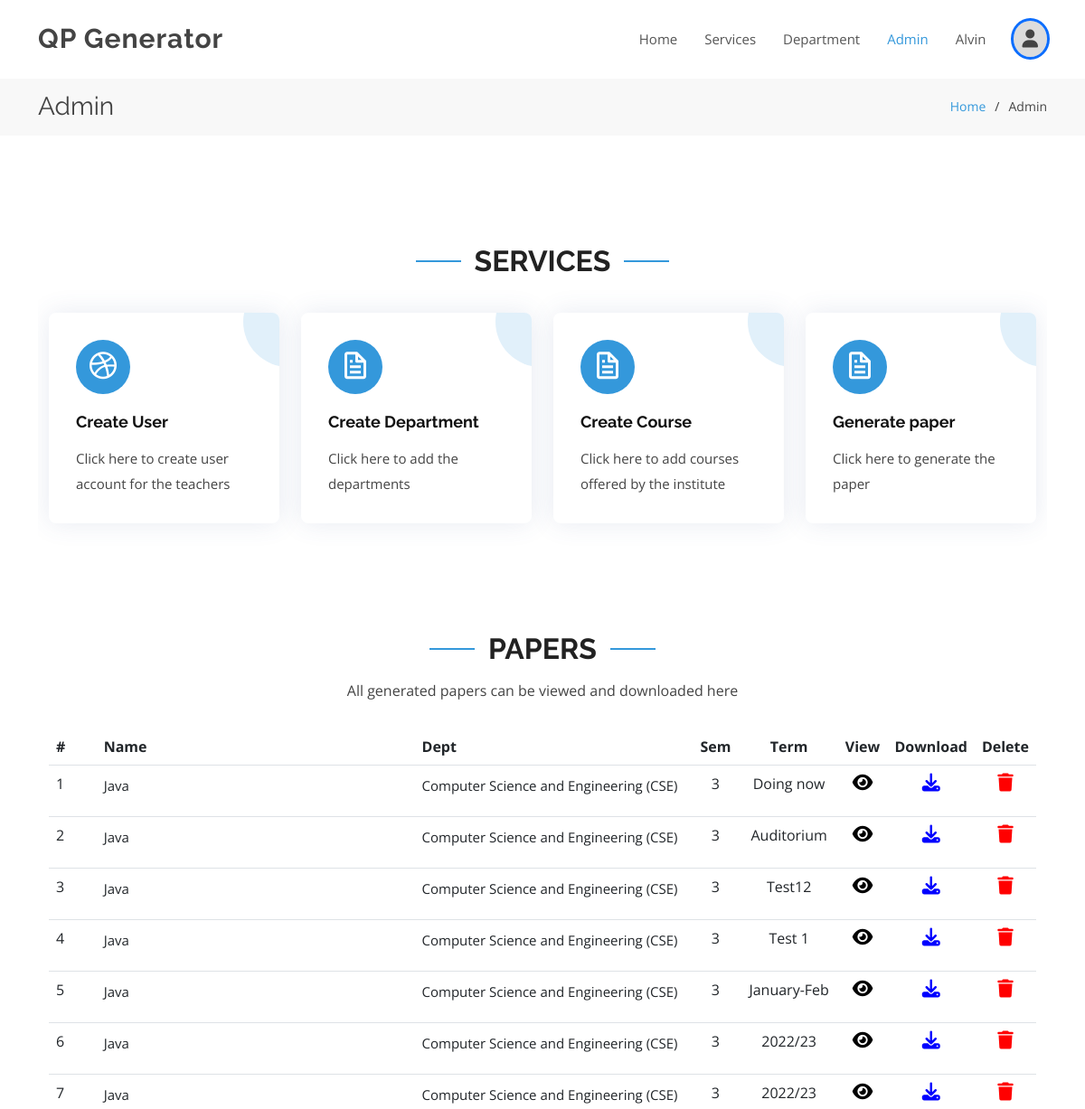
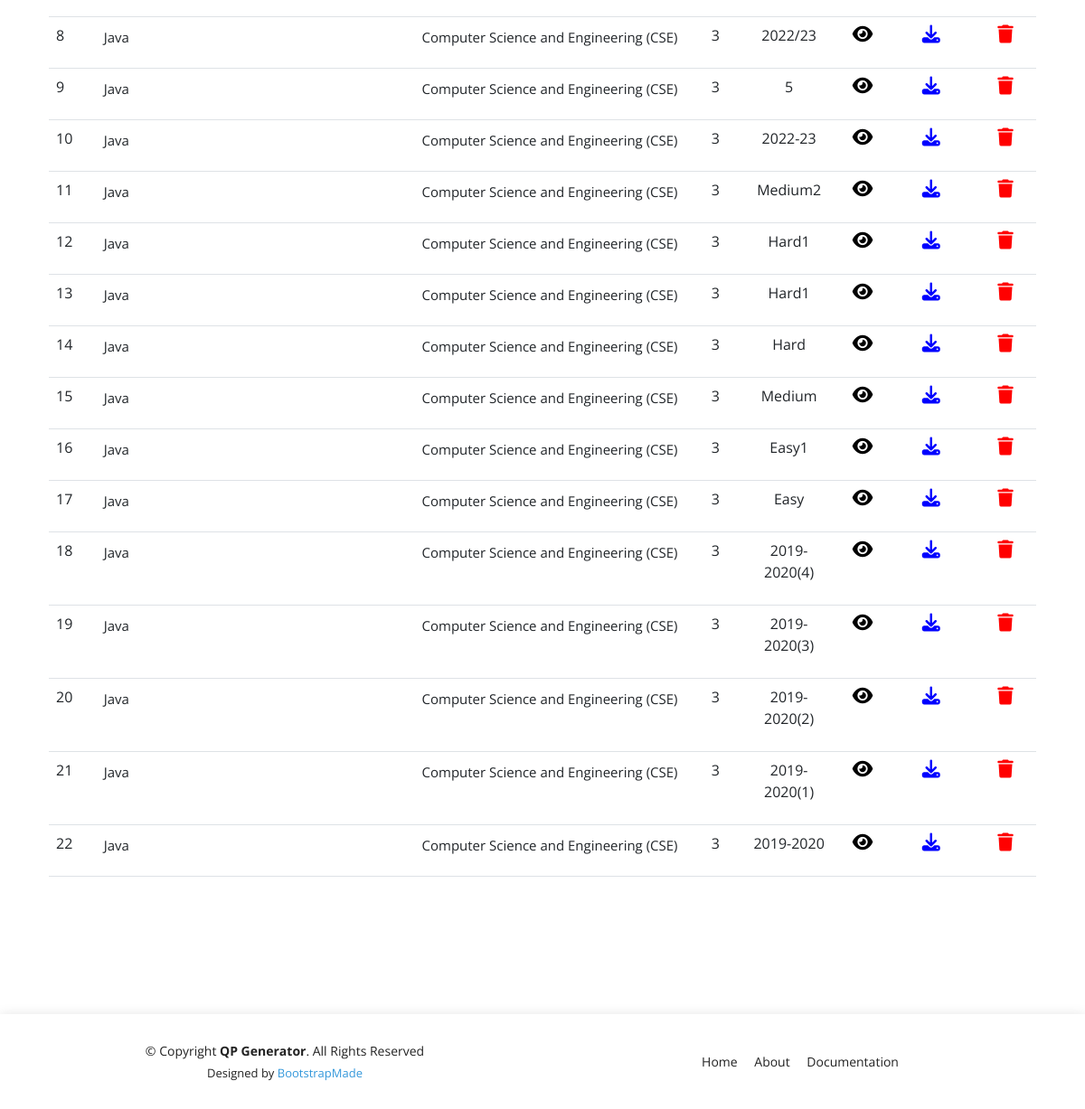
/adminPage/ (signed in), run on the app's committed database (2 pictures, top to bottom).
### home/models.py (models this page shows, shortened)
class Paper(models.Model):
    SEM=(
        ('', 'Select Semester'),
        ("1", "1"),
        ("2", "2"),
        ("3", "3"),
        ("4", "4"),
        ("5", "5"),
        ("6", "6"),
        ("7", "7"),
        ("8", "8"),
    )
    DIFFICULTY_LEVEL=(
        ('', 'Select Difficulty Level'),
        ('Easy', 'Easy'),
        ('Medium', 'Medium'),
        ('Hard', 'Hard'),
    )
    pname=models.CharField(max_length=255)
    term=models.CharField(max_length=255)
    exam_date=models.CharField(max_length=255)
    dept=models.ForeignKey(Group, null=True, on_delete=models.SET_NULL)
    sem=models.CharField(max_length=20, choices=SEM)
    course=models.ForeignKey(Course, null=True, on_delete=models.SET_NULL)
    difficulty=models.CharField(max_length=20, choices=DIFFICULTY_LEVEL)
    qp=models.TextField()
    date = models.DateTimeField(auto_now=True)

### home/decorators.py (the view)
        def wrapper_func(request, *args, **kwargs):
            group=None
            if request.user.groups.exists():
                group=request.user.groups.all()[0].name
            if group in allowed_roles:
                return view_func(request, *args, **kwargs)
            else:
                return HttpResponse("Not authorized to view this page")

### home/views.py (called while the page is built)
@login_required(login_url='login')
@allowed_users(allowed_roles=['Admin'])
def adminPage(request):
    papers=Paper.objects.all().order_by('-date')
    context={'papers':papers}
    return render(request, 'admin.html', context)

### templates/admin.html (shortened to what this page needs)
{% extends 'base.html' %}
{% block admin_nav %}active{% endblock admin_nav %}
{% block page_name %}Admin{% endblock page_name %}
{% block page_name1 %}Admin{% endblock page_name1 %}
{% block body %}
    <section id="admin_services" class="services">
        <div class="container">
            <div class="section-title" data-aos="fade-up">
            <h2>Services</h2>
            </div>
            <div class="row">
            <div class="col-md-6 col-lg-3 d-flex align-items-stretch mb-5 mb-lg-0">
                <div class="icon-box" data-aos="fade-up" data-aos-delay="100">
                <div class="icon"><i class="bx bxl-dribbble"></i></div>
                <h4 class="title"><a href="{% url 'create_user' %}">Create User</a></h4>
                <p class="description">Click here to create user account for the teachers</p>
                </div>
            </div>
            <div class="col-md-6 col-lg-3 d-flex align-items-stretch mb-5 mb-lg-0">
                <div class="icon-box" data-aos="fade-up" data-aos-delay="200">
                <div class="icon"><i class="bx bx-file"></i></div>
                <h4 class="title"><a href="{% url 'create_group' %}">Create Department</a></h4>
                <p class="description">Click here to add the departments</p>
                </div>
            </div>
            <div class="col-md-6 col-lg-3 d-flex align-items-stretch mb-5 mb-lg-0">
                <div class="icon-box" data-aos="fade-up" data-aos-delay="200">
                <div class="icon"><i class="bx bx-file"></i></div>
                <h4 class="title"><a href="{% url 'create_course' %}">Create Course</a></h4>
                <p class="description">Click here to add courses offered by the institute</p>
                </div>
            </div>
            <div class="col-md-6 col-lg-3 d-flex align-items-stretch mb-5 mb-lg-0">
                <div class="icon-box" data-aos="fade-up" data-aos-delay="200">
                <div class="icon"><i class="bx bx-file"></i></div>
                <h4 class="title"><a href="{% url 'generate_paper_form' %}">Generate paper</a></h4>
                <p class="description">Click here to generate the paper</p>
                </div>
            </div>
            </div>
        </div>
    </section>
    <section id="admin_paper_services" class="services">
        <div class="container">
            <div class="section-title" data-aos="fade-up">
            <h2>Papers</h2>
            <p>All generated papers can be viewed and downloaded here</p>
            </div>
            <div class="row">
                <div class="table" data-aos="fade-up">
                    <table class="table table-hover">
                        <thead>
                            <tr>
                                <th scope="col" style="width: 5%">#</th>
                                <th scope="col" style="width: 35%">Name</th>
                                <th scope="col" style="width: 30%">Dept</th>
                                <th scope="col" style="width: 5%"><center>Sem</center></th>
                                <th scope="col" style="width: 10%"><center>Term</center></th>
                                <th scope="col" style="width: 5%">View</th>
                                <th scope="col" style="width: 5%">Download</th>
                                <th scope="col" style="width: 5%">Delete</th>
                            </tr>
                        </thead>
                        <tbody>
                            {% for p in papers %}
                            <tr>
                                <td scope="row">{{ forloop.counter }}</td>
                                <td>
                                    <p class="description">{{ p.pname }}</p>
                                </td>
                                <td><p class="description">{{ p.dept }}</p></td>
                                <td><p class="description"><center>{{ p.sem }}</center></p></td>
                                <td><p class="description"><center>{{ p.term }}</center></p></td>
                                <td><div class="view_icon" style="text-align: center;"><a href="{% url 'view_paper' p.id %}"><i class="fas fa-eye" style="color: black; font-size: 20px;"></i></a></div></td>
                                <td><div class="download_icon" style="text-align: center;"><a href="{% url 'download_paper' p.id %}"><i class="fas fa-download" style="color: blue; font-size: 20px;"></i></a></div></td>
                                <td><div class="delete_icon" style="text-align: center;"><a href="{% url 'delete_paper' p.id %}" onclick="return confirm('Are you sure you want to delete the Question paper {{ p.pname }}?\nNote: Question paper will be deleted permanently.')"><i class="fas fa-trash" style="color: red; font-size: 20px;"></i></a></div></td>
                            </tr>
                            {% endfor %}
                        </tbody>
                    </table>
                </div>
            </div>
        </div>
    </section>
{% endblock body %}

### templates/base.html (shortened to what this page needs)
<!DOCTYPE html>
<html lang="en">
{% load static %}
  <head>
    <link href="{% static 'assets/vendor/aos/aos.css' %}" rel="stylesheet">
    <link href="{% static 'assets/vendor/bootstrap/css/bootstrap.min.css' %}" rel="stylesheet">
    <link href="{% static 'assets/vendor/bootstrap-icons/bootstrap-icons.css' %}" rel="stylesheet">
    <link href="{% static 'assets/vendor/boxicons/css/boxicons.min.css' %}" rel="stylesheet">
    <link href="{% static 'assets/vendor/glightbox/css/glightbox.min.css' %}" rel="stylesheet">
    <link href="{% static 'assets/vendor/remixicon/remixicon.css' %}" rel="stylesheet">
    <link href="{% static 'assets/vendor/swiper/swiper-bundle.min.css' %}" rel="stylesheet">
    <link href="{% static 'assets/css/style.css' %}" rel="stylesheet">
  </head>
  <body>
    <header id="header" class="fixed-top d-flex align-items-center">
        <div class="container d-flex align-items-center justify-content-between">
        <div class="logo">
            <h1>QP Generator</h1>
        </div>
        <nav id="navbar" class="navbar">
            <ul>
            <li><a class="nav-link scrollto" href="{% url 'home' %}">Home</a></li>
            <li><a class="nav-link scrollto" href="{% url 'home' %}#services">Services</a></li>
            <li><a class="nav-link scrollto {% block user_nav %}{% endblock user_nav %}" href="
                {% for group in request.user.groups.all %}
                    {% if group.name == "Admin" %}
                        {% url 'dept' %}
                    {% else %}
                        {% url 'course' group.id %}
                    {% endif %}
                {% endfor %}
            ">Department</a></li>
            {% for group in request.user.groups.all %}
                {% if group.name == "Admin" %}
                    <li><a class="nav-link scrollto {% block admin_nav %}{% endblock admin_nav %}" href="{% url 'adminPage' %}">Admin</a></li>
                {% endif %}
            {% endfor %}
            <li><a class="disabled" href="">{{ request.user }}</a></li>
            <li class="dropdown"><i class="fas fa-user" id="profile"></i>
            </li>
            </ul>
        </nav>
        </div>
    </header>
    <main id="main">
        <section class="breadcrumbs">
        <div class="container">
            <div class="d-flex justify-content-between align-items-center">
            <h2>{% block page_name %}Inner Page{% endblock page_name %}</h2>
            <ol>
                <li><a href="{% url 'home' %}">Home</a></li>
                <li>{% block page_name1 %}Inner Page{% endblock page_name1 %}</li>
            </ol>
            </div>
        </div>
        </section>
        <section class="inner-page">
        <div class="container">
            {% block body %}{% endblock body %}
        </div>
        </section>
    </main>
    <footer id="footer">
        <div class="container">
        <div class="row d-flex align-items-center">
            <div class="col-lg-6 text-lg-left text-center">
            <div class="copyright">
                &copy; Copyright <strong>QP Generator</strong>. All Rights Reserved
            </div>
            <div class="credits">
                Designed by <a href="https://bootstrapmade.com/">BootstrapMade</a>
            </div>
            </div>
            <div class="col-lg-6">
            <nav class="footer-links text-lg-right text-center pt-2 pt-lg-0">
                <a href="{% url 'home' %}" class="scrollto">Home</a>
                <a href="{% url 'home' %}#about" class="scrollto">About</a>
                <a href="https://ijrpr.com/uploads/V4ISSUE5/IJRPR12724.pdf" target="_blank">Documentation</a>
            </nav>
            </div>
        </div>
        </div>
    </footer>
  </body>
</html>

### static/assets/css/style.css (style rules this page uses)
body { font-family: "Open Sans", sans-serif; color: #444444; }
a { color: #3498db; text-decoration: none; }
h1, h2, h3, h4, h5, h6 { font-family: "Raleway", sans-serif; }
#header { z-index: 997; transition: all 0.5s; padding: 22px 0; background: #fff; }
#header .logo h1 { font-size: 30px; margin: 0; padding: 0; line-height: 1; font-weight: 700; letter-spacing: 1px; }
.navbar { padding: 0; }
.navbar ul { margin: 0; padding: 0; display: flex; list-style: none; align-items: center; }
.navbar li { position: relative; }
.navbar a, .navbar a:focus { display: flex; align-items: center; justify-content: space-between; padding: 10px 0 10px 30px; font-size: 15px; font-weight: 400; color: #555555; white-space: nowrap; transition: 0.3s; }
.navbar a:hover, .navbar .active, .navbar .active:focus, .navbar li:hover>a { color: #3498db; }
section { padding: 60px 0; overflow: hidden; }
.section-title { text-align: center; padding-bottom: 30px; }
.section-title h2 { font-size: 32px; font-weight: bold; text-transform: uppercase; position: relative; color: #222222; }
.section-title h2::before, .section-title h2::after { content: ""; width: 50px; height: 2px; background: #3498db; display: inline-block; }
.section-title h2::before { margin: 0 15px 10px 0; }
.section-title h2::after { margin: 0 0 10px 15px; }
.section-title p { margin: 15px 0 0 0; }
.services .icon-box { padding: 30px; position: relative; overflow: hidden; background: #fff; box-shadow: 0 0 29px 0 rgba(68, 88, 144, 0.12); transition: all 0.3s ease-in-out; border-radius: 8px; z-index: 1; }
.services .icon-box::before { content: ""; position: absolute; background: #e1f0fa; right: -60px; top: -40px; width: 100px; height: 100px; border-radius: 50px; transition: all 0.3s; z-index: -1; }
.services .icon { margin: 0 auto 20px auto; padding-top: 10px; display: inline-block; text-align: center; border-radius: 50%; width: 60px; height: 60px; background: #3498db; transition: all 0.3s ease-in-out; }
.services .icon i { font-size: 36px; line-height: 1; color: #fff; }
.services .title { font-weight: 700; margin-bottom: 15px; font-size: 18px; }
.services .title a { color: #111; }
.services .description { font-size: 15px; line-height: 28px; margin-bottom: 0; }
.breadcrumbs { padding: 15px 0; background: #f8f8f8; min-height: 40px; margin-top: 86px; }
.breadcrumbs h2 { font-size: 28px; font-weight: 400; margin: 0; }
.breadcrumbs ol { display: flex; flex-wrap: wrap; list-style: none; padding: 0; margin: 0; font-size: 14px; }
.breadcrumbs ol li+li { padding-left: 10px; }
.breadcrumbs ol li+li::before { display: inline-block; padding-right: 10px; color: #3c3c3c; content: "/"; }
#footer { background: #fff; box-shadow: 0px 0px 12px 0px rgba(0, 0, 0, 0.1); padding: 30px 0; color: #222222; font-size: 14px; }
#footer .credits { font-size: 13px; padding-top: 5px; color: #222222; }
#footer .footer-links a { color: #222222; padding-left: 15px; }
#footer .footer-links a:first-child { padding-left: 0; }

### templates/base.html (style rules this page uses)
#profile { background: #DCDCDC; outline: 3px solid #0d6efd; padding: 10px; border-radius: 50%; font-size: 20px; }
.dropdown { position: relative; display: inline-block; margin-left: 30px; cursor: pointer; }
a.disabled { pointer-events: none; cursor: default; }

### data on the page
Paper: pname "Java", dept "Computer Science and Engineering (CSE)", sem "3", term "Doing now"
Paper: pname "Java", dept "Computer Science and Engineering (CSE)", sem "3", term "Auditorium"
Paper: pname "Java", dept "Computer Science and Engineering (CSE)", sem "3", term "Test12"
Paper: pname "Java", dept "Computer Science and Engineering (CSE)", sem "3", term "Test 1"
Paper: pname "Java", dept "Computer Science and Engineering (CSE)", sem "3", term "January-Feb"
Paper: pname "Java", dept "Computer Science and Engineering (CSE)", sem "3", term "2022/23"
Paper: pname "Java", dept "Computer Science and Engineering (CSE)", sem "3", term "2022/23"
Paper: pname "Java", dept "Computer Science and Engineering (CSE)", sem "3", term "2022/23"
Paper: pname "Java", dept "Computer Science and Engineering (CSE)", sem "3", term "5"
Paper: pname "Java", dept "Computer Science and Engineering (CSE)", sem "3", term "2022-23"
Paper: pname "Java", dept "Computer Science and Engineering (CSE)", sem "3", term "Medium2"
Paper: pname "Java", dept "Computer Science and Engineering (CSE)", sem "3", term "Hard1"
Paper: pname "Java", dept "Computer Science and Engineering (CSE)", sem "3", term "Hard1"
Paper: pname "Java", dept "Computer Science and Engineering (CSE)", sem "3", term "Hard"
Paper: pname "Java", dept "Computer Science and Engineering (CSE)", sem "3", term "Medium"
Paper: pname "Java", dept "Computer Science and Engineering (CSE)", sem "3", term "Easy1"
Paper: pname "Java", dept "Computer Science and Engineering (CSE)", sem "3", term "Easy"
Paper: pname "Java", dept "Computer Science and Engineering (CSE)", sem "3", term "2019-2020(4)"
Paper: pname "Java", dept "Computer Science and Engineering (CSE)", sem "3", term "2019-2020(3)"
Paper: pname "Java", dept "Computer Science and Engineering (CSE)", sem "3", term "2019-2020(2)"
Paper: pname "Java", dept "Computer Science and Engineering (CSE)", sem "3", term "2019-2020(1)"
Paper: pname "Java", dept "Computer Science and Engineering (CSE)", sem "3", term "2019-2020"

### other printed values
{{ request.user }} "Alvin"
